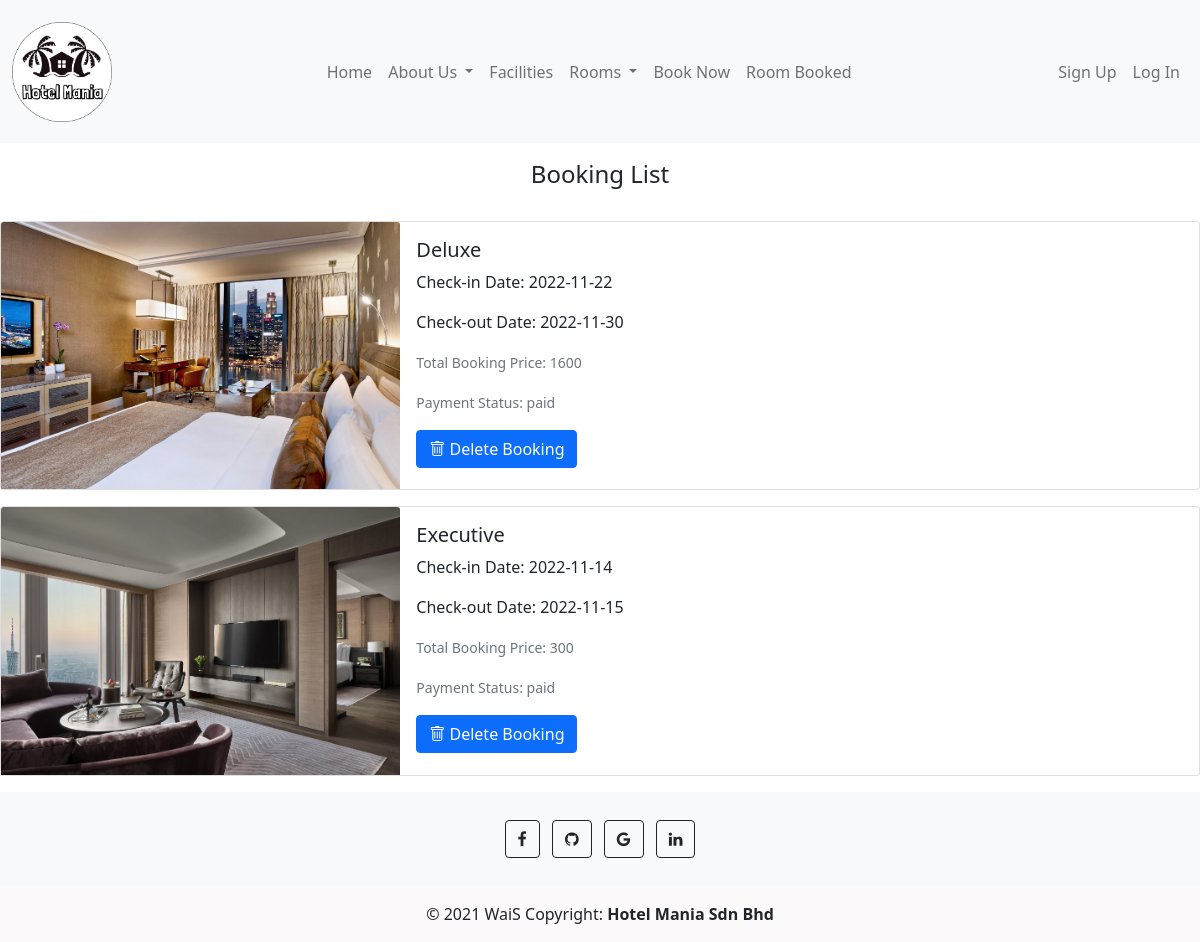
Before: /booking-list.php with the older database file.
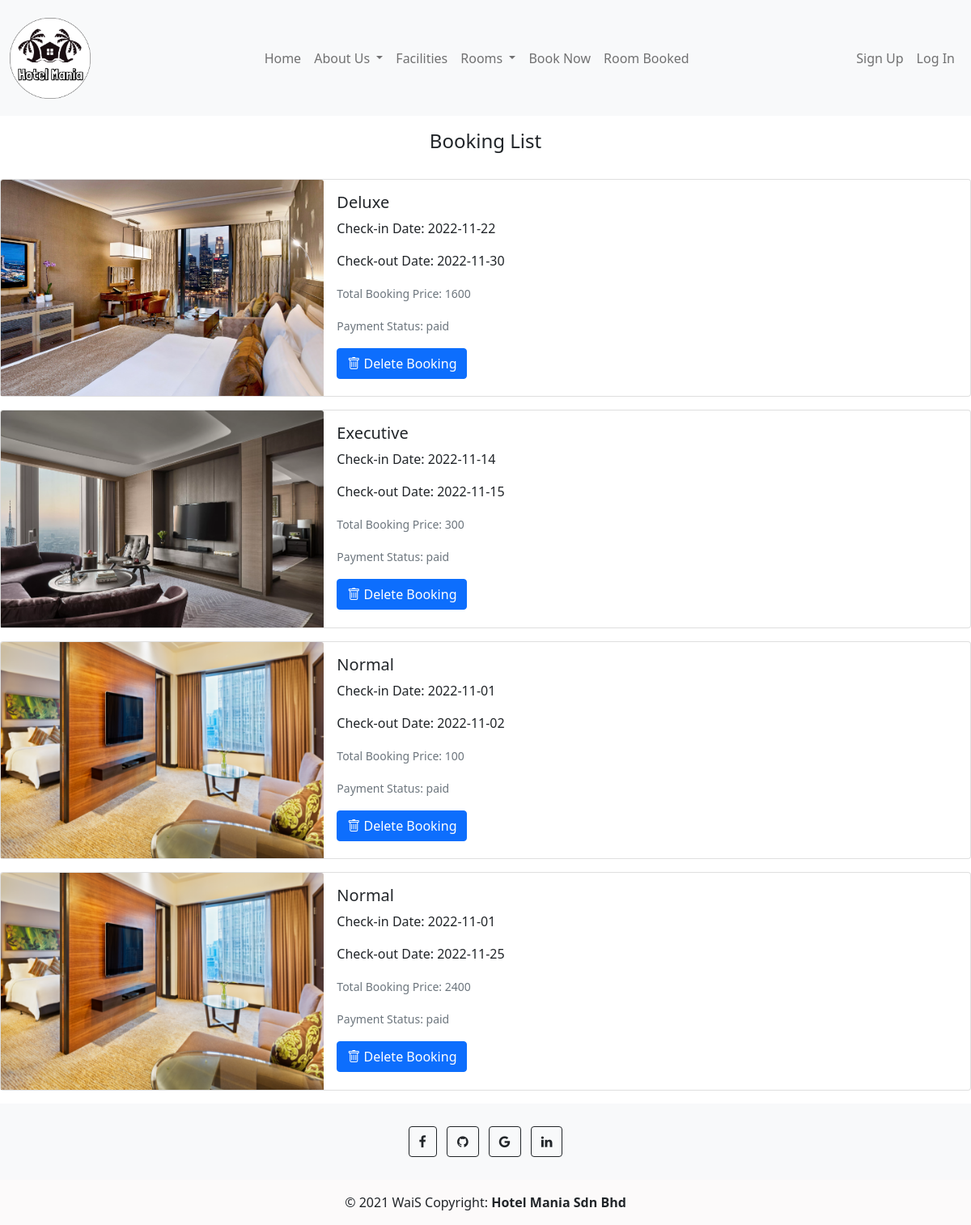
After: the same page with the newer database file.
### tables this page shows
CREATE TABLE `bookingdb` (
  `bookingId` int(11) NOT NULL,
  `checkInDate` varchar(144) NOT NULL,
  `checkOutDate` varchar(144) NOT NULL,
  `roomType` enum('Normal','Deluxe','Executive') NOT NULL,
  `bookingTotalPrice` double NOT NULL,
  `customerId` int(11) NOT NULL,
  `paymentStatus` enum('paid','unpaid') NOT NULL,
  `bookingcartId` int(11) NOT NULL,
  `roomImage` text NOT NULL,
  `dayDiff` varchar(144) NOT NULL,
  `userId` int(11) NOT NULL
);

### backend/config.php (called while the page is built)
<?php
require_once "product_db.php";
$product_db = new product_db();
?>

### backend/product_db.php (called while the page is built, shortened)
<?php
require_once "DBController.php";
class product_db extends DBController{
    function getBookingList()
    {
        $query = "SELECT * FROM bookingdb";
        $productResult = $this->getDBResult($query);
        return $productResult;
    }
}
?>

### backend/DBController.php (called while the page is built, shortened)
<?php
class DBController
{
    private $host = "localhost";
    private $user = "root";
    private $password = "";
    private $database = "hotel_mania";
    private static $conn;
    function __construct()
    {
        $this->conn = mysqli_connect($this->host, $this->user, $this->password, $this->database);
    }
    function getDBResult($query, $params = array())
    {
        $sql_statement = $this->conn->prepare($query);
        $sql_statement->execute();
        $result = $sql_statement->get_result();
        if ($result->num_rows > 0) {
            while ($row = $result->fetch_assoc()) {
                $resultset[] = $row;
            }
        }
        if (! empty($resultset)) {
            return $resultset;
        }
    }
}

### booking-list.php (the view, shortened to what this page needs)
<!DOCTYPE html>
<html lang="en">
<?php require_once "backend/config.php"; ?>
<head>
    <link rel="stylesheet" href="css/booking_history.css">
    <link href="https://cdn.jsdelivr.net/npm/bootstrap@5.1.1/dist/css/bootstrap.min.css" rel="stylesheet">
    <link rel="stylesheet" href="  https://printjs-4de6.kxcdn.com/print.min.css">
    <link rel="stylesheet" href="https://cdn.jsdelivr.net/npm/bootstrap-icons@1.6.0/font/bootstrap-icons.css">
</head>
<?php include 'include_php/header.php';?>
<body>
<h4>Booking List</h4>
<?php
        $query = "SELECT * FROM bookingdb";
        $product_array = $product_db->getBookingList($query);
        if (!empty($product_array)) {
            foreach ($product_array as $key => $value) {
        ?>
<div class="card mb-3" style="max-width: 100em;">
  <div class="row g-0">
    <div class="col-md-4">
      <img src="<?php echo $product_array[$key]["roomImage"]; ?>" class="card-img-top" alt="...">
    </div>
    <div class="col-md-8">
      <div class="card-body">
        <h5 class="card-title"><?php echo $product_array[$key]["roomType"]; ?></h5>
        <p class="card-text">Check-in Date: <?php echo $product_array[$key]["checkInDate"]; ?></p>
        <p class="card-text">Check-out Date: <?php echo $product_array[$key]["checkOutDate"]; ?></p>
        <p class="card-text"><small class="text-muted"> <p class="card-text">Total Booking Price: <?php echo $product_array[$key]["bookingTotalPrice"]; ?></p></small></p>
        <p class="card-text"><small class="text-muted"> <p class="card-text">Payment Status: <?php echo $product_array[$key]["paymentStatus"]; ?></p></small></p>
        <a class="btn btn-primary" href="backend/booking_history_backend.php?bookingId=<?php echo $product_array[$key]["bookingId"];?>" onClick="return confirm('Are you sure you want to delete?')"><i class="bi bi-trash"></i> Delete Booking</a>
      </div>
    </div>
  </div>
</div>
<?php } } else {
}?>
<?php include 'include_php/footer.php';?>
  </body>
</html>

### include_php/header.php (shortened to what this page needs)
<link rel="stylesheet" href="https://cdn.jsdelivr.net/npm/bootstrap-icons@1.6.1/font/bootstrap-icons.css">
<link href="https://cdn.jsdelivr.net/npm/bootstrap@5.1.1/dist/css/bootstrap.min.css" rel="stylesheet">
<nav class="navbar navbar-expand-lg bg-light navbar-light py-3 fixed-top">
  <div class="container-fluid">
    <a href="index.php" class="navbar-brand">
      <img src="resources/hm_logo.png" alt="logo" width="100" height="auto" class="d-inline-block align-text-top">
    </a>
  <div class="collapse navbar-collapse" id="navmenu">
  <?php
    if($_SESSION['userType'] == "manager"){
        ?>
          <ul class="navbar-nav ms-auto">
            <li class="nav-item dropdown">
              <a class="nav-link dropdown-toggle" href="#" id="navbarScrollingDropdown" role="button" data-bs-toggle="dropdown" aria-expanded="false">
                Account Management
              </a>
              <ul class="dropdown-menu" aria-labelledby="navbarScrollingDropdown">
                <li><a class="dropdown-item" href="create_account.php">Create Account</a></li>
                <li><a class="dropdown-item" href="worker_manager_list.php">View Worker/ Manager Accounts</a></li>
              </ul>
            </li>
            <li class="nav-item">
              <a class="nav-link" href="rating_list.php">View Ratings</a>
            </li>
            <li class="nav-item dropdown">
              <a class="nav-link dropdown-toggle" href="#" id="navbarScrollingDropdown" role="button" data-bs-toggle="dropdown" aria-expanded="false">
                Attendance Management
              </a>
              <ul class="dropdown-menu" aria-labelledby="navbarScrollingDropdown">
                <li><a class="nav-link" href="attendance.php">Attendance</a></li>
                <li><a class="nav-link" href="attendance-list.php">View Attendance List</a></li>
              </ul>
            </li>
            <li class="nav-item">
            </li>
            <li class="nav-item">
              <a class="nav-link" href="timeslot.php">Timeslot</a>
            </li>
            <li class="nav-item dropdown">
              <a class="nav-link dropdown-toggle" href="#" id="navbarScrollingDropdown" role="button" data-bs-toggle="dropdown" aria-expanded="false">
                Customer Services
              </a>
              <ul class="dropdown-menu" aria-labelledby="navbarScrollingDropdown">
                <li><a class="dropdown-item" href="check-in.php">Check-in (Customer)</a></li>
                <li><a class="dropdown-item" href="check-out.php">Check-out (Customer)</a></li>
                <li><a class="dropdown-item" href="room-availability.php">Room Availability</a></li>
                <li><a class="dropdown-item" href="booking-list.php">List of Booking</a></li>
              </ul>
            </li>
          </ul>
        <?php
      }else{
         ?>
        <ul class="navbar-nav ms-auto">
        <li class="nav-item">
          <a class="nav-link" aria-current="page" href="index.php">Home</a>
        </li>
        <li class="nav-item dropdown">
                <a class="nav-link dropdown-toggle" href="#" id="navbarScrollingDropdown" role="button" data-bs-toggle="dropdown" aria-expanded="false">
                  About Us
                </a>
              </li>
        <li class="nav-item">
          <a class="nav-link" href="facilities.php">Facilities</a>
        </li>
        <li class="nav-item dropdown">
          <a class="nav-link dropdown-toggle" href="#" id="navbarScrollingDropdown" role="button" data-bs-toggle="dropdown" aria-expanded="false">
            Rooms
          </a>
        </li>
        <li class="nav-item">
          <a class="nav-link" href="booking.php">Book Now</a>
        </li>
        <li class="nav-item">
          <a class="nav-link" href="booking_history.php">Room Booked</a>
        </li>
      </ul>
      <?php
      }
    ?>
    <ul class="navbar-nav ms-auto">
      <li class="nav-item">
        <?php
        if(isset($_SESSION['fullName']) && ($_SESSION['userId'])){
        ?>
                <li class="nav-item">
                    <a href="backend/session_logout.php" class="nav-link"><i class="bi bi-box-arrow-right logout"></i> Logout</a>
                </li>
                <?php
                if($_SESSION['userType'] == "customer"){
                 ?>
                    <li class="nav-item">
                      <a class="nav-link" href="rating_main.php"><i class="bi bi-star"></i> Rate Now</a>
                    </li>
                  <?php
                }?>
        <?php
            } else {
        ?>
                <li class="hvr-float-shadow">
                    <a href="register.php" class="nav-link"><span class="link-text">Sign Up</span></a>
                </li>
                <li class="hvr-float-shadow">
                    <a href="login.php" class="nav-link"><span class="link-text">Log In</span></a>
                </li>
        <?php
            }
        ?>
      </li>
    </ul>
  </div>
  </nav>

### include_php/footer.php (shortened to what this page needs)
<link href="https://cdn.jsdelivr.net/npm/bootstrap@5.1.1/dist/css/bootstrap.min.css" rel="stylesheet">
<link rel="stylesheet" href="https://cdn.jsdelivr.net/npm/bootstrap-icons@1.6.0/font/bootstrap-icons.css">
<link rel="stylesheet" href="https://cdnjs.cloudflare.com/ajax/libs/font-awesome/4.7.0/css/font-awesome.min.css">
<footer class="bg-light text-center text-dark">
  <div class="container p-4 pb-0">
    <section class="mb-4">
      <a class="btn btn-outline-dark btn-floating m-1" href="#!" role="button"
        ><i class="fa fa-facebook-f"></i
      ></a>
      <a class="btn btn-outline-dark btn-floating m-1" href="https://github.com/WaiS00/" role="button"
        ><i class="fa fa-github"></i
      ></a>
      <a class="btn btn-outline-dark btn-floating m-1" href="#!" role="button"
        ><i class="fa fa-google"></i
      ></a>
      <a class="btn btn-outline-dark btn-floating m-1" href="https://www.linkedin.com/in/waisiong00/" role="button"
        ><i class="fa fa-linkedin"></i
      ></a>
    </section>
  </div>
  <div class="text-center p-3" style="background-color: #FCFAFA;">
    © 2021 WaiS Copyright: <strong>Hotel Mania Sdn Bhd</strong>
  </div>
</footer>

### css/booking_history.css (style rules this page uses)
html body { padding-top: 10em; }
h4 { text-align: center; padding-bottom: 1em; }
.card { margin: 0 auto; float: none; margin-bottom: 10px; }

Changed rows visible on the page:
added bookingdb: roomImage (picture), roomType "Normal", checkInDate "2022-11-01", checkOutDate "2022-11-02", bookingTotalPrice "100", paymentStatus "paid"
added bookingdb: roomImage (picture), roomType "Normal", checkInDate "2022-11-01", checkOutDate "2022-11-25", bookingTotalPrice "2400", paymentStatus "paid"
